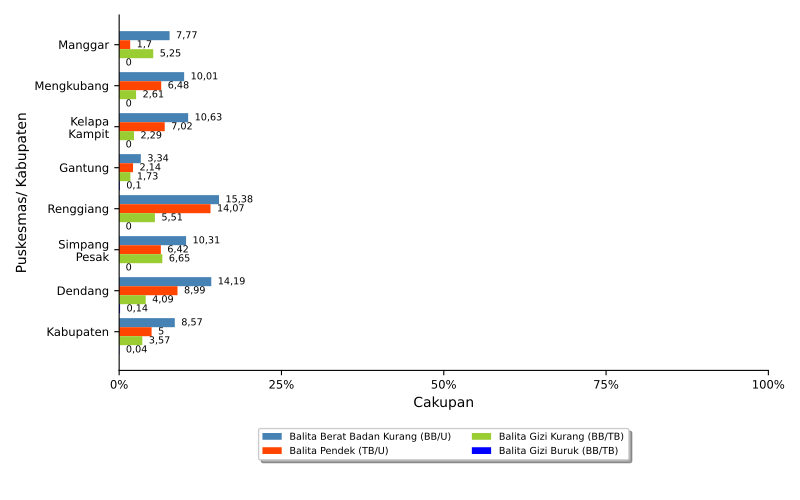

Write Python code to recreate this figure.
import numpy as np
import matplotlib.pyplot as plt
import pandas
from textwrap import wrap
from matplotlib.ticker import FuncFormatter
import locale
locale.setlocale(locale.LC_ALL, 'id_ID.UTF8')

import sys, os, inspect
currentdir = os.path.dirname(os.path.abspath(inspect.getfile(inspect.currentframe())))
parentdir = os.path.dirname(currentdir)
sys.path.insert(0, parentdir)

berkasData = currentdir +'\\bab_05_25_dataStatusGiziBalita.csv'
berkasSimpan = currentdir +'\\bab_05_25_statusGiziBalita.pdf'
# judulDiagram = 'Status Gizi Balita\nTahun 2021'
sumbuX = 'Cakupan'
sumbuY = 'Puskesmas\ Kabupaten'
labelBar1 = 'Balita Berat Badan Kurang (BB/U)'
labelBar2 = 'Balita Pendek (TB/U)'
labelBar3 = 'Balita Gizi Kurang (BB/TB)'
labelBar4 = 'Balita Gizi Buruk (BB/TB)'
tickerSumbuX = np.arange(0,110,25)

# read data file
colnames = ['puskesmas','beratKurang','balitaPendek','balitaGikur', 'balitaGibur']
data = pandas.read_csv(berkasData, names=colnames, sep=';')
puskesmas = data.puskesmas.tolist()
bar1 = data.beratKurang.tolist()
bar2 = data.balitaPendek.tolist()
bar3 = data.balitaGikur.tolist()
bar4 = data.balitaGibur.tolist()

ind = np.arange(len(puskesmas))  # the x locations for the groups
width = 0.22       # the width of the bars
widthDL = 1      # spacing for data labels

# make bars
fig, ax = plt.subplots()
rects1 = ax.barh(ind, bar1, width, color='steelblue', label=labelBar1)
rects2 = ax.barh(ind + width, bar2, width, color='orangered', label = labelBar2)
rects3 = ax.barh(ind + 2*width, bar3, width, color='yellowgreen', label = labelBar3)
rects4 = ax.barh(ind + 3*width, bar4, width, color='blue', label = labelBar4)

# add some text for labels, title and axes ticks
# ax.set_title(judulDiagram)
ax.set_xticks(tickerSumbuX)
ax.set_xlabel(sumbuX)
ax.xaxis.set_major_formatter(FuncFormatter(lambda x, pos: "{:n}%".format(x)))

ax.set_yticks(ind+width)
ax.set_yticklabels(list([ '\n'.join(wrap(l, 10)) for l in puskesmas ]))
ax.invert_yaxis()
ax.set_ylabel(sumbuY)

ax.tick_params(axis='both', which='major', labelsize='small')
ax.spines['top'].set_visible(False)
ax.spines['right'].set_visible(False)

# make legend box
box = ax.get_position()
ax.set_position([box.x0, box.y0 + box.height * 0.1, box.width, box.height * 0.9])
ax.legend(fontsize='x-small', loc='upper center', bbox_to_anchor=(0.5, -0.15), fancybox=True, shadow=True, ncol=2)

# add data label
for i, v in enumerate(bar1):
    ax.text(v + widthDL, i, '{:n}'.format(v), ha='left', va='center', fontsize='x-small')
for i, v in enumerate(bar2):
    ax.text(v + widthDL, i + width, '{:n}'.format(v), ha='left', va='center', fontsize='x-small')
for i, v in enumerate(bar3):
    ax.text(v + widthDL, i + 2*width, '{:n}'.format(v), ha='left', va='center', fontsize='x-small')
for i, v in enumerate(bar4):
    ax.text(v + widthDL, i + 3*width, '{:n}'.format(v), ha='left', va='center', fontsize='x-small')

# finishing
pyrfig = plt.figure(1)
pyrfig.set_figwidth(8)
pyrfig.set_figheight(5)
# tight_layout to make consistent size
# adjust subplot to make room for legend
fig.subplots_adjust(bottom=-0.15)
plt.tight_layout()
plt.savefig(berkasSimpan)
plt.close(pyrfig)
# plt.show()
